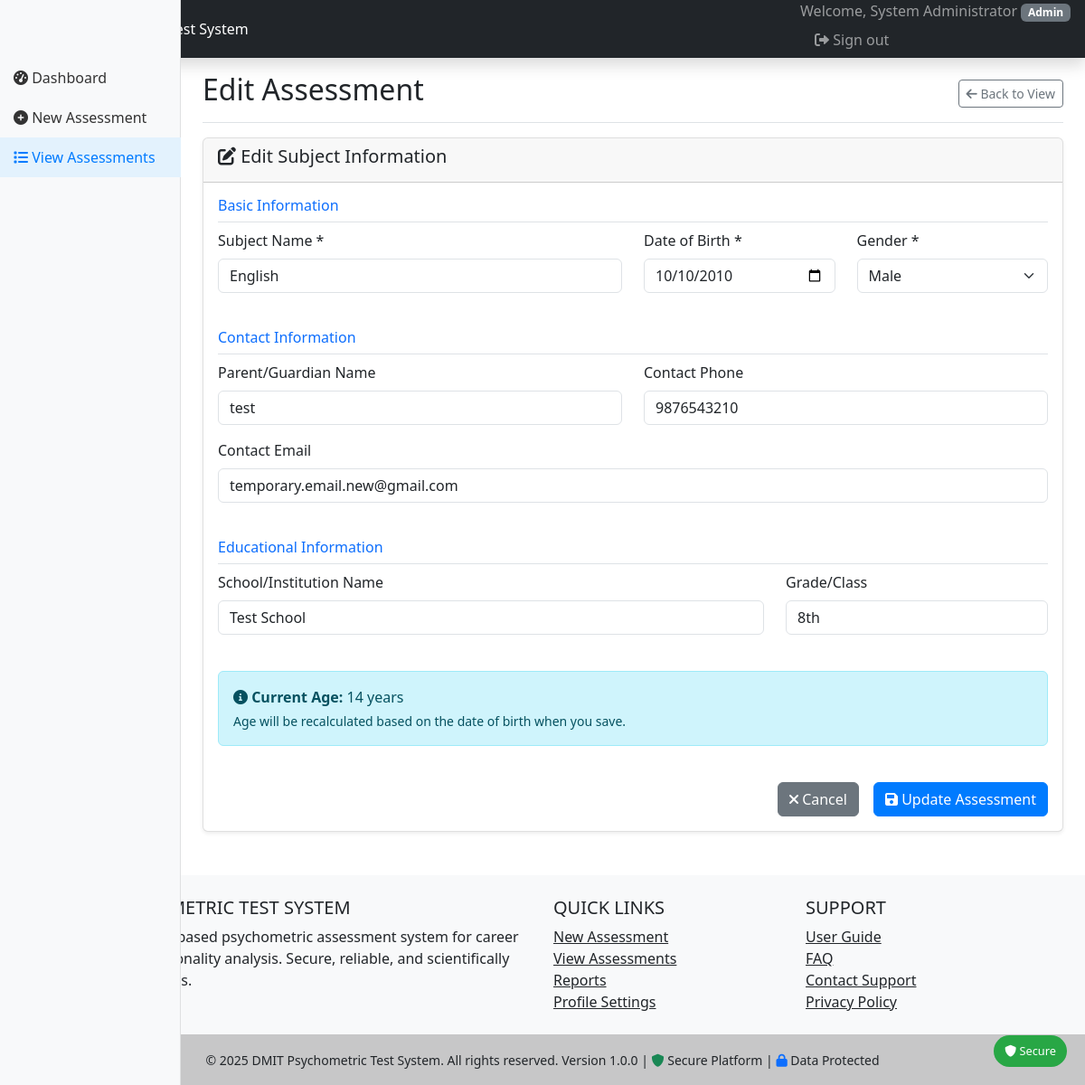
The app's page /assessments/edit.php?id=2 (signed in) with its own data.
### tables this page shows
CREATE TABLE `assessment_subjects` (
  `id` int(11) NOT NULL,
  `user_id` int(11) NOT NULL,
  `subject_name` varchar(100) NOT NULL,
  `date_of_birth` date NOT NULL,
  `gender` enum('male','female','other') NOT NULL,
  `age_at_assessment` int(11) NOT NULL,
  `parent_name` varchar(100) DEFAULT NULL,
  `contact_email` varchar(100) DEFAULT NULL,
  `contact_phone` varchar(15) DEFAULT NULL,
  `school_name` varchar(100) DEFAULT NULL,
  `grade_class` varchar(20) DEFAULT NULL,
  `created_at` timestamp NULL DEFAULT current_timestamp(),
  `updated_at` timestamp NULL DEFAULT current_timestamp() ON UPDATE current_timestamp()
);

### assessments/edit.php (the view, shortened to what this page needs)
<?php
$subjectId = $_GET['id'] ?? 0;
try {
    $database = new Database();
    $conn = $database->getConnection();
    $stmt = $conn->prepare("
        SELECT * FROM assessment_subjects
        WHERE id = ? AND (user_id = ? OR ? = 'admin')
    ");
    $stmt->execute([$subjectId, $_SESSION['user_id'], $_SESSION['user_role']]);
    $subject = $stmt->fetch();
} catch (Exception $e) {
    redirect('list.php', 'Error loading assessment subject.', 'error');
}
include '../includes/header.php';
?>
<div class="container-fluid">
    <div class="row">
        <nav class="col-md-3 col-lg-2 d-md-block bg-light sidebar">
            <div class="position-sticky pt-3">
                <ul class="nav flex-column">
                    <li class="nav-item">
                        <a class="nav-link" href="../index.php">
                            <i class="fas fa-tachometer-alt"></i> Dashboard
                        </a>
                    </li>
                    <li class="nav-item">
                        <a class="nav-link" href="new.php">
                            <i class="fas fa-plus-circle"></i> New Assessment
                        </a>
                    </li>
                    <li class="nav-item">
                        <a class="nav-link active" href="list.php">
                            <i class="fas fa-list"></i> View Assessments
                        </a>
                    </li>
                </ul>
            </div>
        </nav>
        <main class="col-md-9 ms-sm-auto col-lg-10 px-md-4">
            <div class="d-flex justify-content-between flex-wrap flex-md-nowrap align-items-center pt-3 pb-2 mb-3 border-bottom">
                <h1 class="h2">Edit Assessment</h1>
                <div class="btn-toolbar mb-2 mb-md-0">
                    <a href="view.php?id=<?php echo $subjectId; ?>" class="btn btn-sm btn-outline-secondary">
                        <i class="fas fa-arrow-left"></i> Back to View
                    </a>
                </div>
            </div>
            <div class="card">
                <div class="card-header">
                    <h5><i class="fas fa-edit"></i> Edit Subject Information</h5>
                </div>
                <div class="card-body">
                    <form method="POST" id="editAssessmentForm">
                        <div class="row mb-4">
                            <div class="col-12">
                                <h6 class="text-primary border-bottom pb-2">Basic Information</h6>
                            </div>
                            <div class="col-md-6">
                                <div class="mb-3">
                                    <label for="subject_name" class="form-label">Subject Name *</label>
                                    <input type="text" class="form-control" id="subject_name" name="subject_name"
                                           value="<?php echo htmlspecialchars($subject['subject_name']); ?>" required>
                                </div>
                            </div>
                            <div class="col-md-3">
                                <div class="mb-3">
                                    <label for="date_of_birth" class="form-label">Date of Birth *</label>
                                    <input type="date" class="form-control" id="date_of_birth" name="date_of_birth"
                                           value="<?php echo htmlspecialchars($subject['date_of_birth']); ?>" required>
                                </div>
                            </div>
                            <div class="col-md-3">
                                <div class="mb-3">
                                    <label for="gender" class="form-label">Gender *</label>
                                    <select class="form-select" id="gender" name="gender" required>
                                        <option value="male" <?php echo $subject['gender'] === 'male' ? 'selected' : ''; ?>>Male</option>
                                    </select>
                                </div>
                            </div>
                        </div>
                        <div class="row mb-4">
                            <div class="col-12">
                                <h6 class="text-primary border-bottom pb-2">Contact Information</h6>
                            </div>
                            <div class="col-md-6">
                                <div class="mb-3">
                                    <label for="parent_name" class="form-label">Parent/Guardian Name</label>
                                    <input type="text" class="form-control" id="parent_name" name="parent_name"
                                           value="<?php echo htmlspecialchars($subject['parent_name'] ?? ''); ?>">
                                </div>
                            </div>
                            <div class="col-md-6">
                                <div class="mb-3">
                                    <label for="contact_phone" class="form-label">Contact Phone</label>
                                    <input type="tel" class="form-control" id="contact_phone" name="contact_phone"
                                           value="<?php echo htmlspecialchars($subject['contact_phone'] ?? ''); ?>">
                                </div>
                            </div>
                            <div class="col-md-12">
                                <div class="mb-3">
                                    <label for="contact_email" class="form-label">Contact Email</label>
                                    <input type="email" class="form-control" id="contact_email" name="contact_email"
                                           value="<?php echo htmlspecialchars($subject['contact_email'] ?? ''); ?>">
                                </div>
                            </div>
                        </div>
                        <div class="row mb-4">
                            <div class="col-12">
                                <h6 class="text-primary border-bottom pb-2">Educational Information</h6>
                            </div>
                            <div class="col-md-8">
                                <div class="mb-3">
                                    <label for="school_name" class="form-label">School/Institution Name</label>
                                    <input type="text" class="form-control" id="school_name" name="school_name"
                                           value="<?php echo htmlspecialchars($subject['school_name'] ?? ''); ?>">
                                </div>
                            </div>
                            <div class="col-md-4">
                                <div class="mb-3">
                                    <label for="grade_class" class="form-label">Grade/Class</label>
                                    <input type="text" class="form-control" id="grade_class" name="grade_class"
                                           value="<?php echo htmlspecialchars($subject['grade_class'] ?? ''); ?>"
                                           placeholder="e.g., Grade 5, Class 10A">
                                </div>
                            </div>
                        </div>
                        <div class="row mb-4">
                            <div class="col-12">
                                <div class="alert alert-info">
                                    <i class="fas fa-info-circle"></i>
                                    <strong>Current Age:</strong> <span id="currentAge"><?php echo $subject['age_at_assessment']; ?></span> years
                                    <small class="d-block mt-1">Age will be recalculated based on the date of birth when you save.</small>
                                </div>
                            </div>
                        </div>
                        <div class="d-grid gap-2 d-md-flex justify-content-md-end">
                            <a href="view.php?id=<?php echo $subjectId; ?>" class="btn btn-secondary me-md-2">
                                <i class="fas fa-times"></i> Cancel
                            </a>
                            <button type="submit" class="btn btn-primary" id="submitBtn">
                                <i class="fas fa-save"></i> Update Assessment
                            </button>
                        </div>
                    </form>
                </div>
            </div>
        </main>
    </div>
</div>
<?php include '../includes/footer.php'; ?>

### includes/header.php (style rules this page uses)
.sidebar { position: fixed; top: 0; bottom: 0; left: 0; z-index: 100; padding: 48px 0 0; box-shadow: inset -1px 0 0 rgba(0, 0, 0, .1); }
.sidebar .nav-link { font-weight: 500; color: #333; padding: 10px 15px; }
.sidebar .nav-link.active { color: #007bff; background-color: #e3f2fd; }
.card { box-shadow: 0 0.125rem 0.25rem rgba(0, 0, 0, 0.075); border: 1px solid rgba(0, 0, 0, 0.125); }
.btn-primary { background-color: #007bff; border-color: #007bff; }
.alert { border-radius: 0.375rem; }

### records on screen
assessment_subjects: subject_name "English", date_of_birth "10/10/2010", gender "Male", parent_name "test", contact_phone "9876543210", contact_email "temporary.email.new@gmail.com", school_name "Test School", grade_class "8th", age_at_assessment "14"

### other values on screen
$_SESSION['user_name'] "System Administrator"
$_SESSION['user_role'] "Admin"
APP_NAME "DMIT PSYCHOMETRIC TEST SYSTEM"
APP_NAME "DMIT Psychometric Test System"
APP_VERSION "1.0.0"
